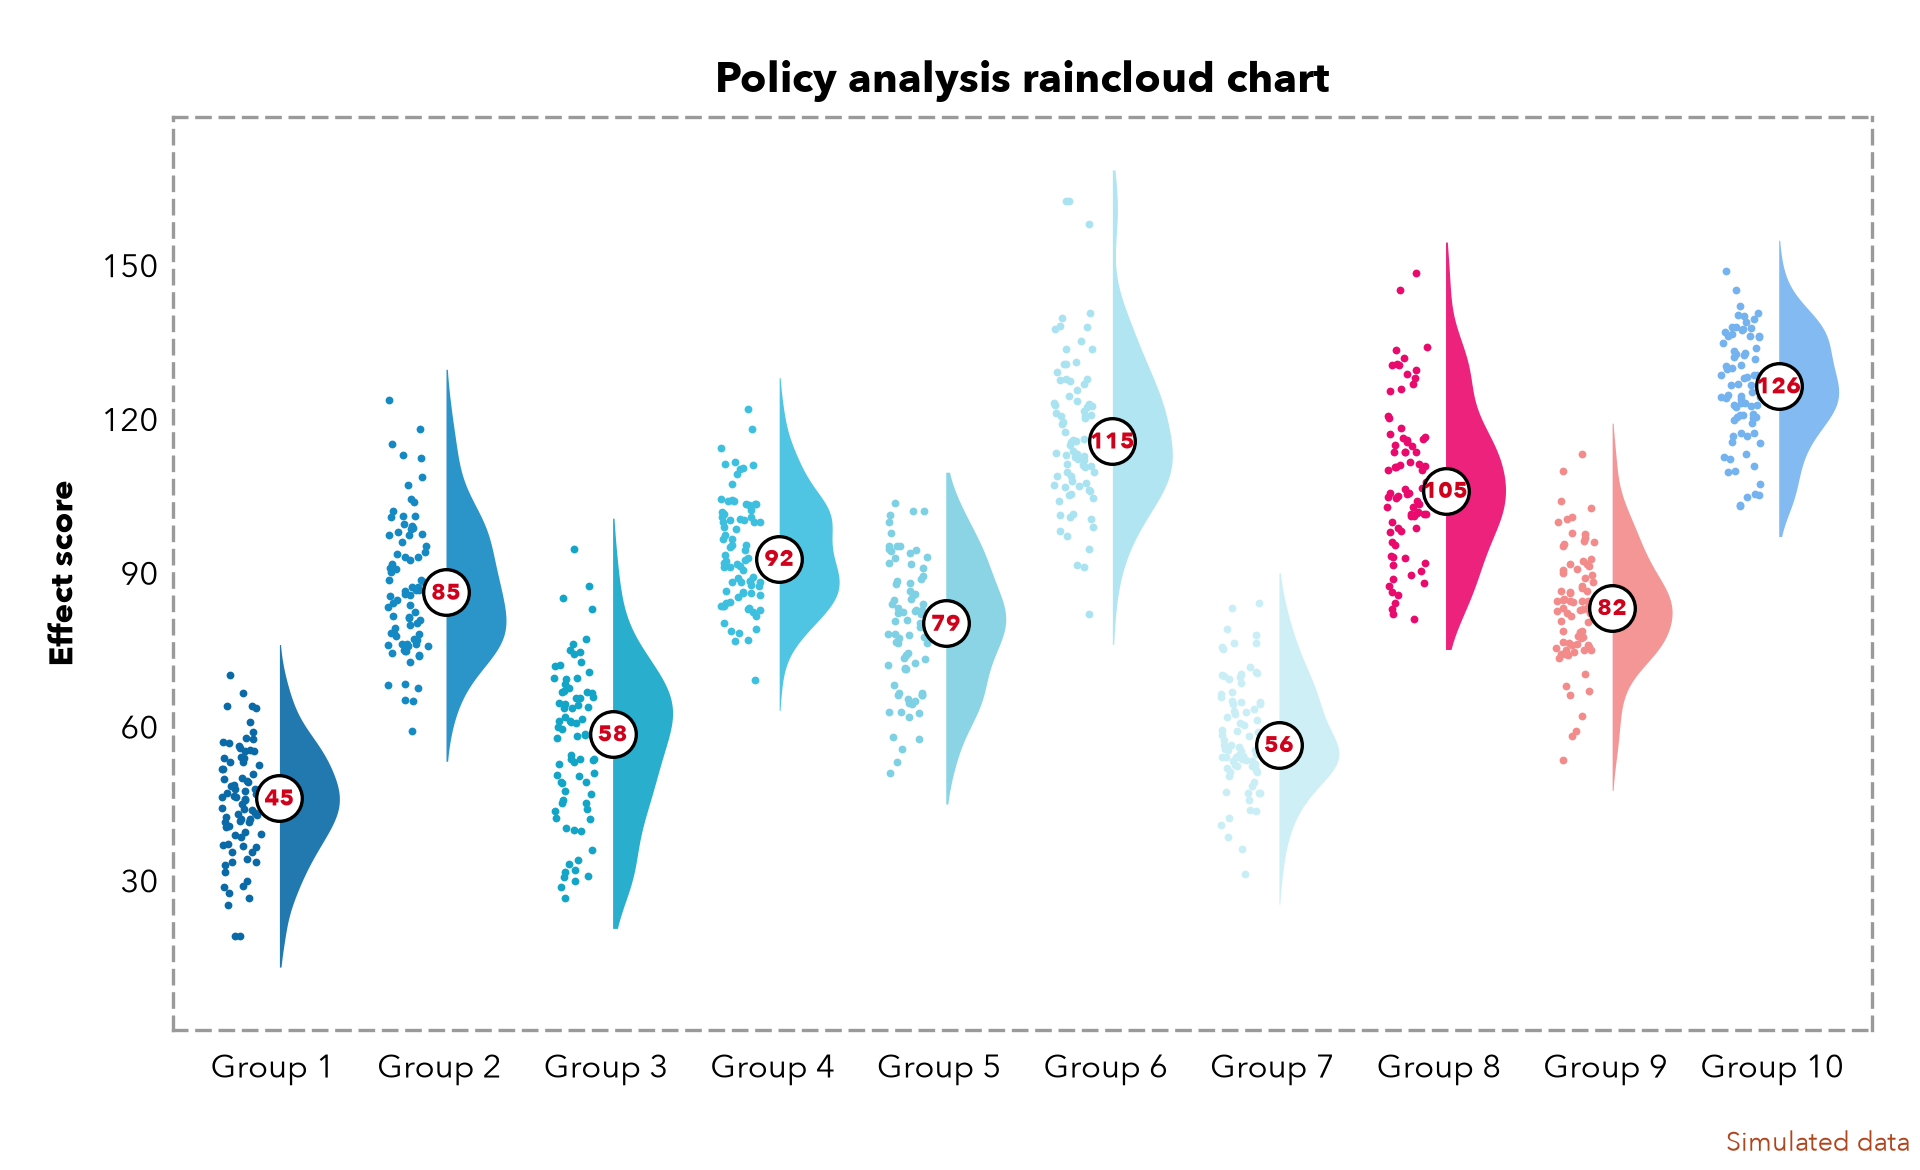

This figure's Python source:
"""Raincloud plot for ten groups: dots on the left, half violin on the right, the median in a round badge.

Drawn after exemplar 7688722519456743145_0014 (layout, marks, palette, the dashed outer frame).

*** SIMULATED DATA *** generated below with a fixed seed. Replace `groups` (name -> 1-D array of observations).
"""
from pathlib import Path

import matplotlib.pyplot as plt
import numpy as np
from scipy.stats import gaussian_kde

OUT = Path(__file__).with_suffix(".png")
COLORS = ["#0a6aa8", "#1489c4", "#12a5c8", "#3dbfe0", "#7ed0e4", "#a9e3f1", "#c9eef6", "#ea0a6e", "#f48b8b", "#74b3f0"]

rng = np.random.default_rng(2)
centres = [44, 87, 56, 95, 78, 118, 60, 107, 82, 126]
groups = {f"Group {k + 1}": rng.normal(c, rng.uniform(9, 15), 80) for k, c in enumerate(centres)}

plt.rcParams.update({"font.family": ["Avenir Next", "Helvetica Neue", "Arial", "DejaVu Sans"], "font.size": 8, "pdf.fonttype": 42})
fig, ax = plt.subplots(figsize=(6.4, 3.9))
fig.subplots_adjust(left=0.09, right=0.975, top=0.9, bottom=0.12)
for x, ((name, v), col) in enumerate(zip(groups.items(), COLORS)):
    yy = np.linspace(v.min() - 6, v.max() + 6, 200)
    dens = gaussian_kde(v)(yy)
    ax.fill_betweenx(yy, x + 0.04, x + 0.04 + dens / dens.max() * 0.36, color=col, alpha=0.9, lw=0, zorder=2)   # the cloud
    ax.scatter(x - 0.07 - rng.random(len(v)) * 0.24, v, s=3.5, color=col, linewidths=0, zorder=3)              # the rain
    med = np.median(v)
    ax.scatter(x + 0.04, med, s=120, fc="white", ec="black", lw=0.8, zorder=4)
    ax.text(x + 0.04, med, f"{med:.0f}", ha="center", va="center", fontsize=5.5, color="#d0021b", fontweight="bold", zorder=5)
ax.set_xticks(range(len(groups)), groups.keys())
ax.set_xlim(-0.6, len(groups) - 0.4); ax.set_ylim(0, 178)
ax.set_yticks([30, 60, 90, 120, 150])
ax.set_ylabel("Effect score", fontweight="bold")
ax.set_title("Policy analysis raincloud chart", fontweight="bold", fontsize=10)
ax.tick_params(length=0)
for sp in ax.spines.values():                   # dashed grey frame instead of solid axes
    sp.set_linestyle((0, (4, 3))); sp.set_color("#9a9a9a"); sp.set_linewidth(0.8)

fig.text(0.995, 0.008, "Simulated data", ha="right", va="bottom", fontsize=6.5, color="#b0461e")
fig.savefig(OUT, dpi=300)
print(OUT)
